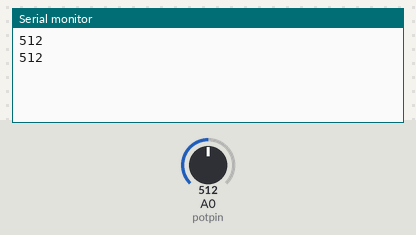
Recording of a sketch running on a simulated Arduino Uno, built with avr-gcc and run on an emulated ATmega328P. On the bench: the last lines printed to the serial monitor. The inputs (shaded band) are chosen by the test bench; at power-on: A0 (potpin) = 512.

Above: at 1.6 s.
1.7 s: A0 (potpin) set to 716
At 1.7 s:
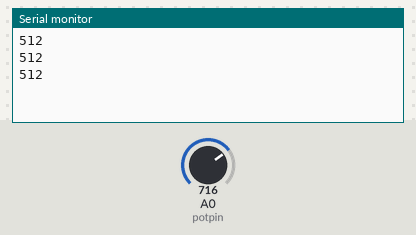
3.2 s: A0 (potpin) set to 900
At 3.9 s:
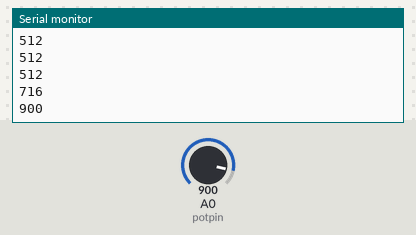
Timing chart, 0 to 6.2 s (numbered marks = the images above; inputs shaded):
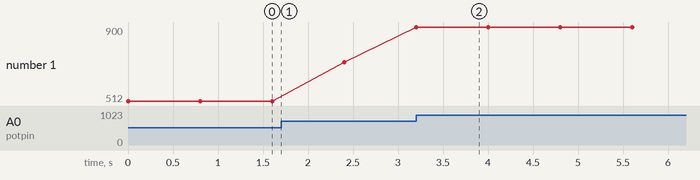

Measured:
- after the input at 3.2 s, the serial monitor: prints a new line at once (image 2)
- plotted number 1: 512 → 716 after the input at 1.7 s, 716 → 900 after the input at 3.2 s

The sketch:

Vid_3.ino
```cpp
// C++ code
//

int potpin = 0;

void setup()
{
  pinMode(potpin, INPUT);
  Serial.begin(9600);
}

void loop()
{
  Serial.println(analogRead(potpin));
  delay(800);
}
```
